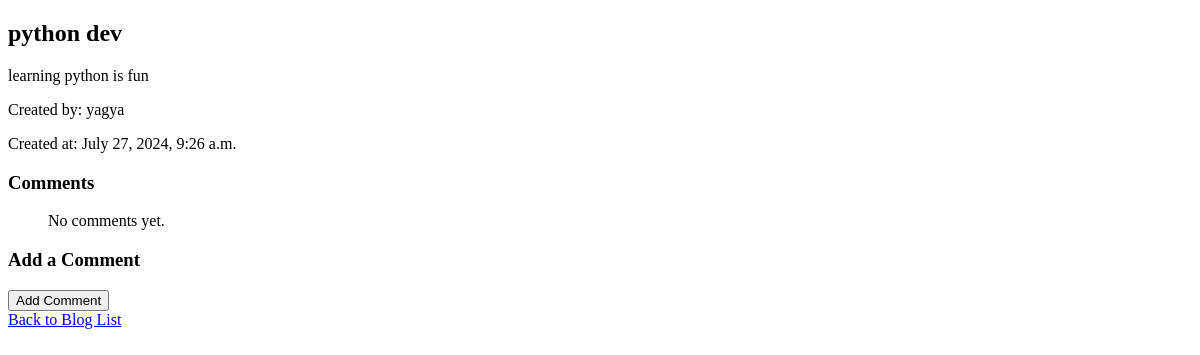
The app's page /blog/3/ (signed in), older data.
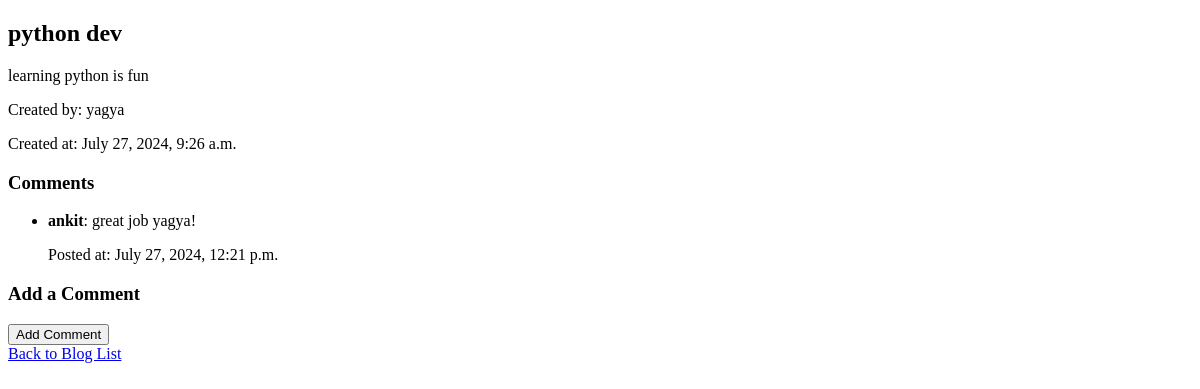
The same page, newer data.
### blog/models.py (models this page shows, shortened)
class Comment(models.Model):
    user = models.ForeignKey(CustomUser ,on_delete=models.CASCADE)
    blog = models.ForeignKey(Blog ,on_delete=models.CASCADE)
    content = models.TextField()
    created_at = models.DateTimeField(auto_now_add=True)

### users/models.py (models this page shows, shortened)
class CustomUser(AbstractUser):
    email = models.EmailField(unique=True)
    username = models.CharField(max_length=150, unique=True)
    first_name = models.CharField(max_length=150)
    last_name = models.CharField(max_length=150)
    profile_picture = models.ImageField(verbose_name='picture', upload_to='' ,default=None ,blank=True ,null=True)
    bio = models.TextField(default='')
    phone_number = models.CharField(max_length=20, unique=True ,default='')

### blog/views.py (the view)
# urls.py: path('<int:blog_id>/',views.blog_detail ,name='blog_detail'),
@login_required
def blog_detail(request ,blog_id):
    blog = get_object_or_404(Blog ,id=blog_id)
    comments = Comment.objects.filter(blog=blog)
    return render(request ,'blog/blog_detail.html' ,{'blog':blog ,'comments':comments})

### blog/templates/blog/blog_detail.html (shortened to what this page needs)
<!DOCTYPE html>
<html>
  <head>
  </head>
  <body>
    <h2>{{ blog.title }}</h2>
    <p>{{ blog.description }}</p>
    <p>Created by: {{ blog.user.username }}</p>
    <p>Created at: {{ blog.created_at }}</p>
    <h3>Comments</h3>
    <ul>
      {% for comment in comments %}
      <li>
        <strong>{{ comment.user.username }}</strong>: {{ comment.content }}
        <p>Posted at: {{ comment.created_at }}</p>
      </li>
      {% empty %}
      <p>No comments yet.</p>
      {% endfor %}
    </ul>
    <h3>Add a Comment</h3>
    <form method="post" action="{% url 'add_comment' blog.id %}">
      <button type="submit">Add Comment</button>
    </form>
    <a href="{% url 'blog_list' %}">Back to Blog List</a>
  </body>
</html>

Row changes from the older to the newer data that the page shows:
added Comment: user.username "ankit", content "great job yagya!", created_at "July 27, 2024, 12:21 p.m."
Text that changed along with them:
text no longer shown: "No comments yet."
